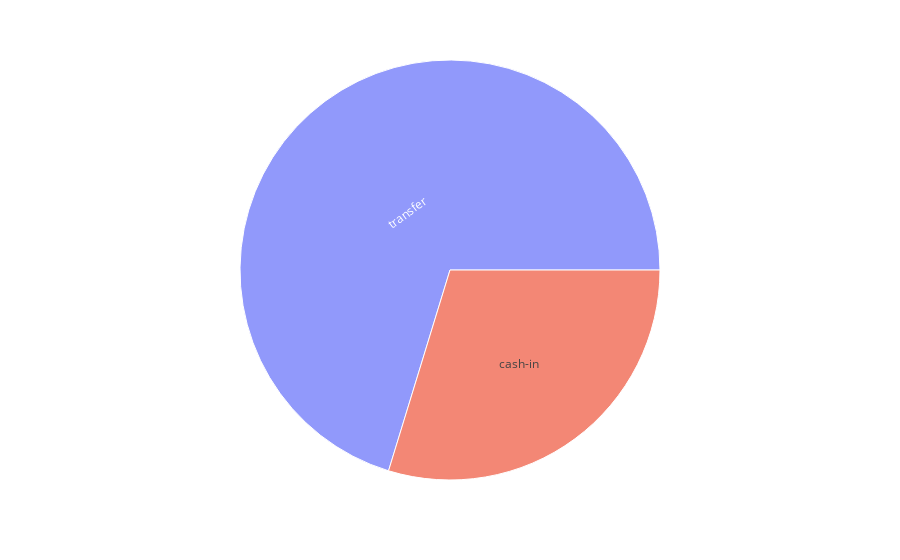

The cell this chart's notebook holds for it:
### Code cell
import plotly.express as px

counts = merged_df.groupby(['typeofaction']).size().reset_index(name='Count')

fig = px.sunburst(counts, path=['typeofaction'], values="Count")

fig.show()

### Figure 1 — Plotly figure (JSON) as saved in the notebook; plotly's stock layout.template omitted (floating-point values rounded to 4 significant figures)
{"data": [{"branchvalues": "total", "domain": {"x": [0, 1], "y": [0, 1]}, "hovertemplate": "labels=%{label}<br>Count=%{value}<br>parent=%{parent}<br>id=%{id}<extra></extra>", "ids": ["cash-in", "transfer"], "labels": ["cash-in", "transfer"], "name": "", "parents": ["", ""], "type": "sunburst", "values": [448, 1059]}], "layout": {"legend": {"tracegroupgap": 0}, "margin": {"t": 60}}}
